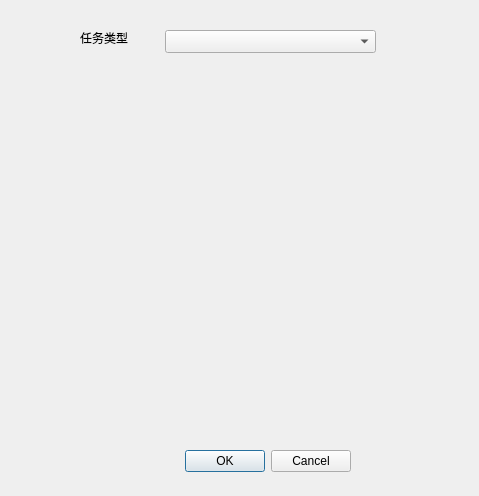
<?xml version="1.0" encoding="UTF-8"?>
<ui version="4.0">
 <class>EditTaskDialog</class>
 <widget class="QDialog" name="EditTaskDialog">
  <property name="geometry">
   <rect>
    <x>0</x>
    <y>0</y>
    <width>479</width>
    <height>496</height>
   </rect>
  </property>
  <property name="windowTitle">
   <string>方案内容设置</string>
  </property>
  <widget class="QLabel" name="label">
   <property name="geometry">
    <rect>
     <x>80</x>
     <y>30</y>
     <width>61</width>
     <height>16</height>
    </rect>
   </property>
   <property name="text">
    <string>任务类型</string>
   </property>
  </widget>
  <widget class="QComboBox" name="comboBox">
   <property name="geometry">
    <rect>
     <x>165</x>
     <y>30</y>
     <width>211</width>
     <height>23</height>
    </rect>
   </property>
  </widget>
  <widget class="QStackedWidget" name="stackedWidget">
   <property name="geometry">
    <rect>
     <x>80</x>
     <y>80</y>
     <width>291</width>
     <height>350</height>
    </rect>
   </property>
  </widget>
  <widget class="QDialogButtonBox" name="buttonBox">
   <property name="geometry">
    <rect>
     <x>130</x>
     <y>450</y>
     <width>221</width>
     <height>23</height>
    </rect>
   </property>
   <property name="sizePolicy">
    <sizepolicy hsizetype="Fixed" vsizetype="Fixed">
     <horstretch>0</horstretch>
     <verstretch>0</verstretch>
    </sizepolicy>
   </property>
   <property name="standardButtons">
    <set>QDialogButtonBox::StandardButton::Cancel|QDialogButtonBox::StandardButton::Ok</set>
   </property>
  </widget>
 </widget>
 <resources/>
 <connections/>
</ui>
